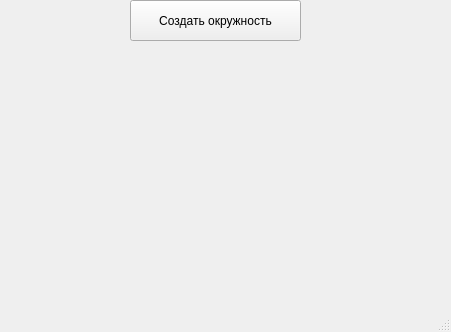
<?xml version="1.0" encoding="UTF-8"?>
<ui version="4.0">
 <class>MainWindow</class>
 <widget class="QMainWindow" name="MainWindow">
  <property name="geometry">
   <rect>
    <x>0</x>
    <y>0</y>
    <width>451</width>
    <height>332</height>
   </rect>
  </property>
  <property name="windowTitle">
   <string>MainWindow</string>
  </property>
  <widget class="QWidget" name="centralwidget">
   <widget class="QPushButton" name="btn_create">
    <property name="geometry">
     <rect>
      <x>130</x>
      <y>0</y>
      <width>171</width>
      <height>41</height>
     </rect>
    </property>
    <property name="text">
     <string>Создать окружность</string>
    </property>
   </widget>
  </widget>
  <widget class="QMenuBar" name="menubar">
   <property name="geometry">
    <rect>
     <x>0</x>
     <y>0</y>
     <width>451</width>
     <height>21</height>
    </rect>
   </property>
  </widget>
  <widget class="QStatusBar" name="statusbar"/>
 </widget>
 <resources/>
 <connections/>
</ui>
